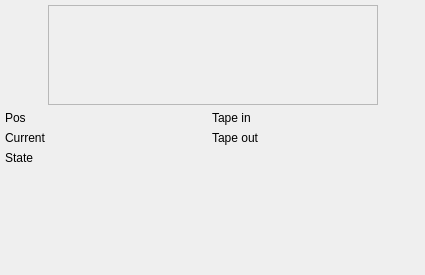
<?xml version="1.0" encoding="UTF-8"?>
<ui version="4.0">
 <class>TapeWidget</class>
 <widget class="QWidget" name="TapeWidget">
  <property name="geometry">
   <rect>
    <x>0</x>
    <y>0</y>
    <width>425</width>
    <height>275</height>
   </rect>
  </property>
  <property name="windowTitle">
   <string>Form</string>
  </property>
  <layout class="QVBoxLayout" name="verticalLayout">
   <property name="leftMargin">
    <number>5</number>
   </property>
   <property name="topMargin">
    <number>5</number>
   </property>
   <property name="rightMargin">
    <number>5</number>
   </property>
   <property name="bottomMargin">
    <number>5</number>
   </property>
   <item>
    <layout class="QHBoxLayout" name="horizontalLayout">
     <item>
      <spacer name="horizontalSpacer">
       <property name="orientation">
        <enum>Qt::Horizontal</enum>
       </property>
       <property name="sizeHint" stdset="0">
        <size>
         <width>40</width>
         <height>20</height>
        </size>
       </property>
      </spacer>
     </item>
     <item>
      <widget class="QLabel" name="labTapeDiag">
       <property name="sizePolicy">
        <sizepolicy hsizetype="Fixed" vsizetype="Fixed">
         <horstretch>0</horstretch>
         <verstretch>0</verstretch>
        </sizepolicy>
       </property>
       <property name="minimumSize">
        <size>
         <width>330</width>
         <height>100</height>
        </size>
       </property>
       <property name="baseSize">
        <size>
         <width>330</width>
         <height>100</height>
        </size>
       </property>
       <property name="frameShape">
        <enum>QFrame::StyledPanel</enum>
       </property>
       <property name="text">
        <string/>
       </property>
      </widget>
     </item>
     <item>
      <spacer name="horizontalSpacer_2">
       <property name="orientation">
        <enum>Qt::Horizontal</enum>
       </property>
       <property name="sizeHint" stdset="0">
        <size>
         <width>40</width>
         <height>20</height>
        </size>
       </property>
      </spacer>
     </item>
    </layout>
   </item>
   <item>
    <layout class="QGridLayout" name="gridLayout_9" columnstretch="0,10,0,10">
     <item row="4" column="0">
      <spacer name="verticalSpacer_9">
       <property name="orientation">
        <enum>Qt::Vertical</enum>
       </property>
       <property name="sizeHint" stdset="0">
        <size>
         <width>20</width>
         <height>40</height>
        </size>
       </property>
      </spacer>
     </item>
     <item row="1" column="0">
      <widget class="QLabel" name="label_61">
       <property name="text">
        <string>Pos</string>
       </property>
      </widget>
     </item>
     <item row="3" column="0">
      <widget class="QLabel" name="label_27">
       <property name="text">
        <string>State</string>
       </property>
      </widget>
     </item>
     <item row="1" column="2">
      <widget class="QLabel" name="label_9">
       <property name="text">
        <string>Tape in</string>
       </property>
      </widget>
     </item>
     <item row="3" column="1">
      <widget class="QLabel" name="labTapeState">
       <property name="text">
        <string/>
       </property>
      </widget>
     </item>
     <item row="2" column="2">
      <widget class="QLabel" name="label_12">
       <property name="text">
        <string>Tape out</string>
       </property>
      </widget>
     </item>
     <item row="2" column="1">
      <widget class="QLabel" name="labSigLen">
       <property name="text">
        <string/>
       </property>
      </widget>
     </item>
     <item row="2" column="0">
      <widget class="QLabel" name="label_26">
       <property name="text">
        <string>Current</string>
       </property>
      </widget>
     </item>
     <item row="1" column="1">
      <widget class="QLabel" name="labTapePos">
       <property name="text">
        <string/>
       </property>
      </widget>
     </item>
     <item row="1" column="3">
      <widget class="QLabel" name="labTapein">
       <property name="text">
        <string/>
       </property>
      </widget>
     </item>
     <item row="2" column="3">
      <widget class="QLabel" name="labTapeout">
       <property name="text">
        <string/>
       </property>
      </widget>
     </item>
    </layout>
   </item>
  </layout>
 </widget>
 <resources/>
 <connections/>
</ui>
